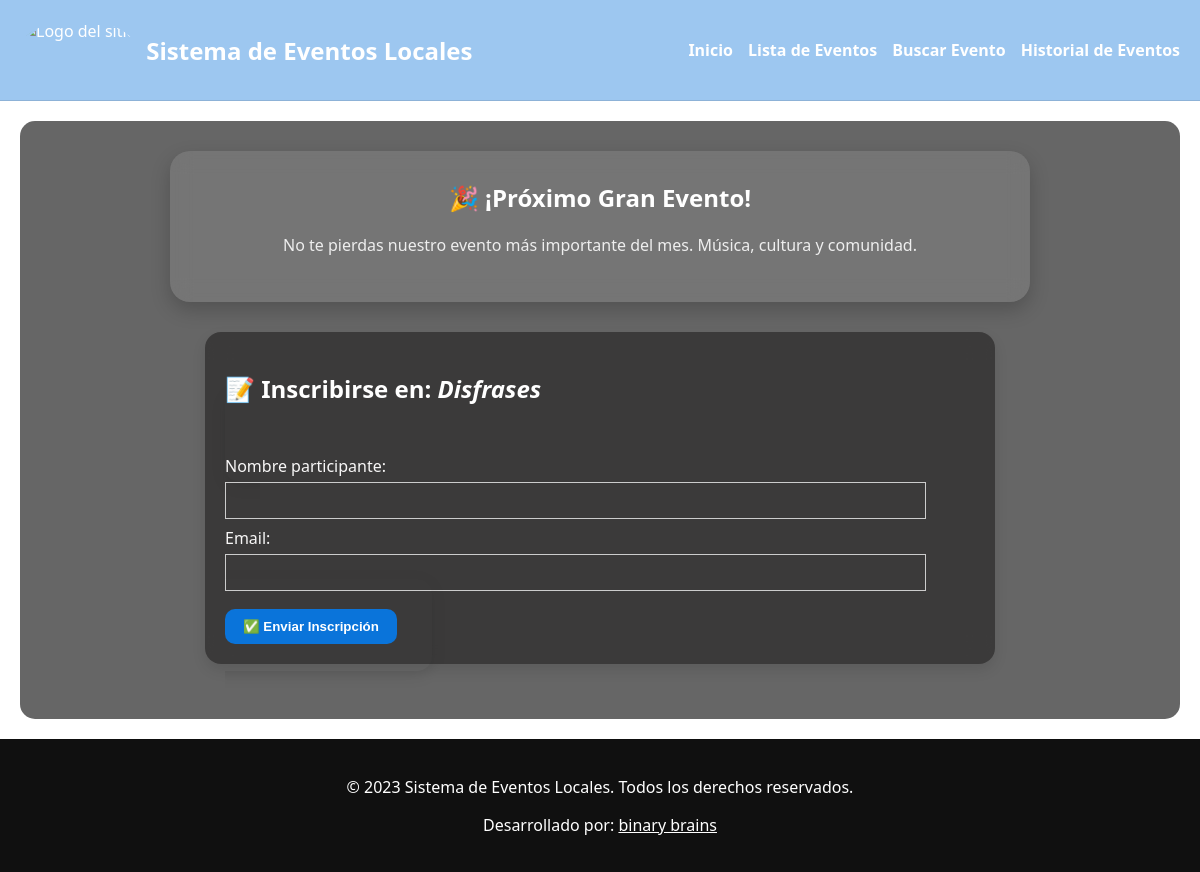
The page /eventos/1/inscribirse/ on the database as committed earlier.
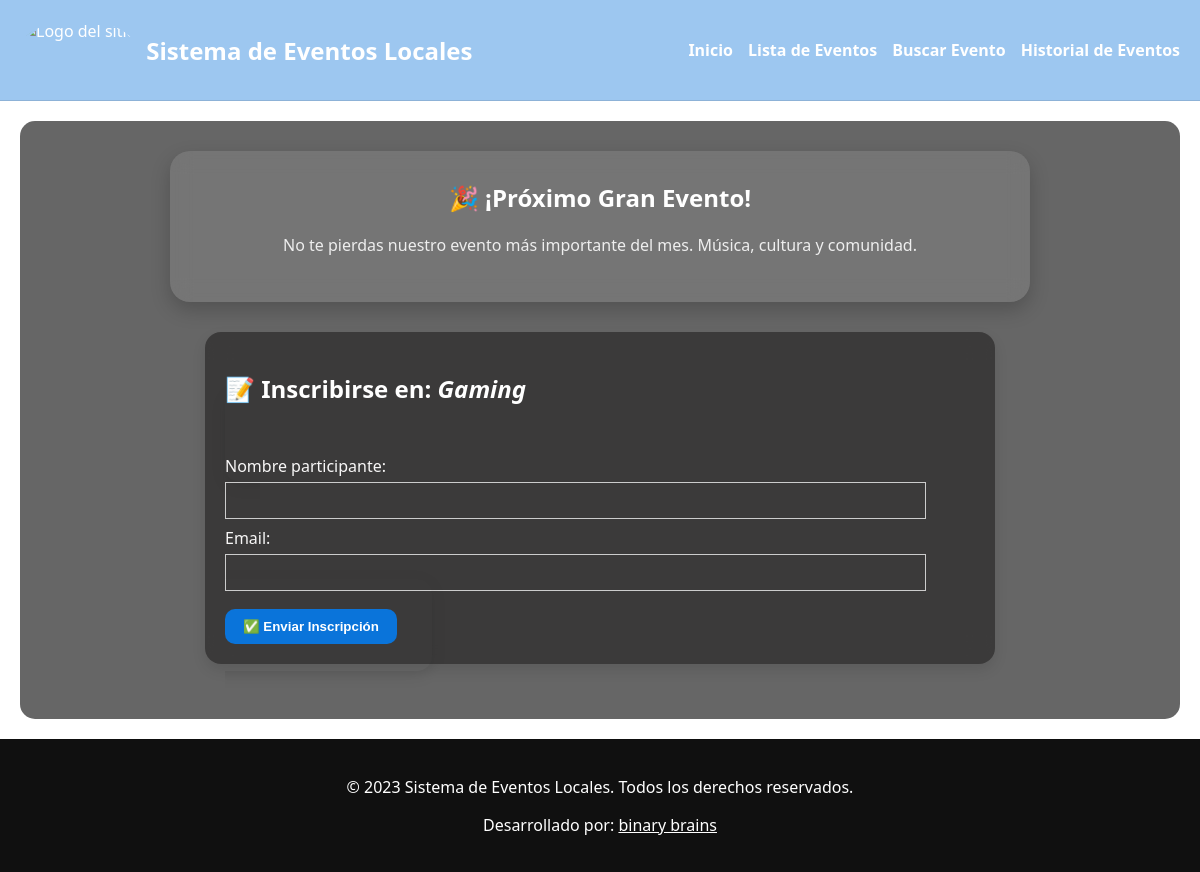
The same page on the database as committed later.
### eventos/models.py (models this page shows, shortened)
class Evento(models.Model):
    titulo = models.CharField(max_length=200)
    descripcion = models.TextField()
    fecha = models.DateField()
    hora = models.TimeField()
    lugar = models.ForeignKey(Lugar, on_delete=models.CASCADE)
    organizador = models.ForeignKey(Organizador, on_delete=models.CASCADE)

### eventos/views.py (the view)
# urls.py: path('eventos/<int:evento_id>/inscribirse/', views.inscribirse, name='inscribirse'),
def inscribirse(request, evento_id):
    evento = get_object_or_404(Evento, pk=evento_id)
    if request.method == 'POST':
        form = InscripcionForm(request.POST)
        if form.is_valid():
            inscripcion = form.save(commit=False)
            inscripcion.evento = evento
            inscripcion.save()
            return redirect('lista_eventos')
    else:
        form = InscripcionForm()
    return render(request, 'eventos/inscribirse.html', {
        'form': form,
        'evento': evento
    })

### eventos/forms.py
class InscripcionForm(forms.ModelForm):
    class Meta:
        model = Inscripcion
        fields = ['nombre_participante', 'email']

### eventos/templates/eventos/inscribirse.html (shortened to what this page needs)
{% extends "./base.html" %}
{% block content %}
<div class="evento-card">
    <h2>📝 Inscribirse en: <em>{{ evento.titulo }}</em></h2>
    <form method="post">
        {{ form.as_p }}
        <button type="submit">✅ Enviar Inscripción</button>
    </form>
</div>
{% endblock %}

Rows that differ between the two databases and show on the page:
changed Evento: titulo "Disfrases" → "Gaming"
